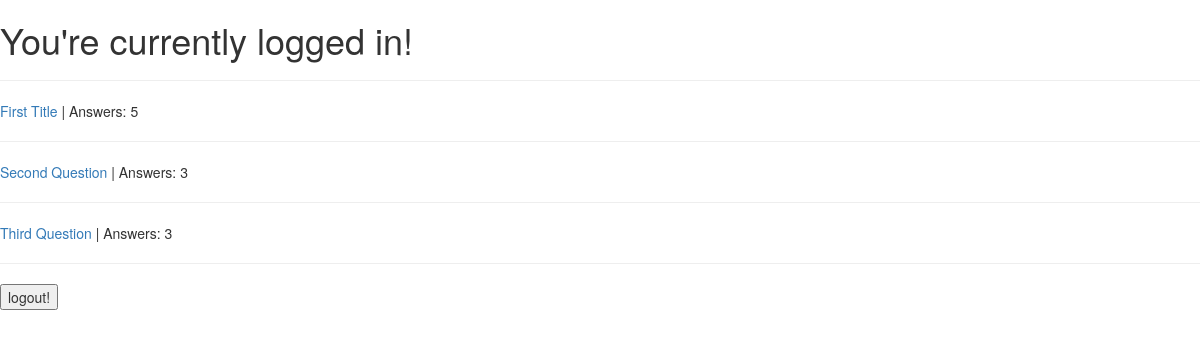
The app's page / (signed in) with its own data.
### ask/models.py (models this page shows)
class question(models.Model):
    title = models.CharField(max_length=100)
    description = models.TextField()
    answers = models.IntegerField(default = 0)
    def __str__(self):
        return (self.title)

### home/views.py (the view)
# urls.py: 2. Add a URL to urlpatterns:  url(r'^$', views.home, name='home')
def home(request):
    global token
    error = token  # Transferring the token's boolean and resetting token.
    token = False
    if request.user.is_authenticated:
        username = request.user.username
        question_list = question.objects.all()
        return render(request,
                      'home_templates/home.html',
                      {'username': username,
                       'question_list': question_list})
    else:
        return render(request,
                      'login_templates/login.html',
                      {'error': error})

### home/templates/home_templates/home.html
{% extends 'home_templates/base.html' %}
{% block frontpage %}
  {% for x in question_list %}
    <a href="{% url 'thread' x.pk %}">{{ x }}</a> | Answers: {{ x.answers }}
    <hr>
  {% endfor %}
{% endblock %}

### records on screen
question: title "First Title", answers "5"
question: title "Second Question", answers "3"
question: title "Third Question", answers "3"
